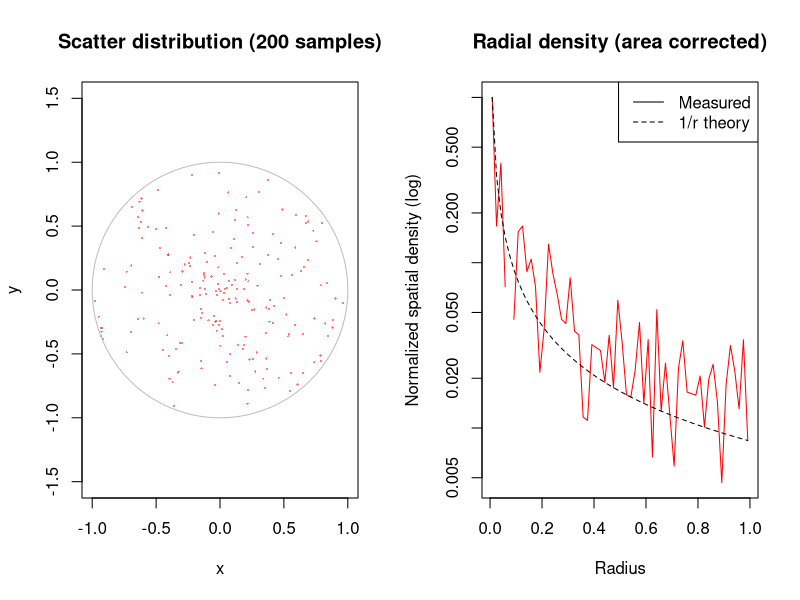
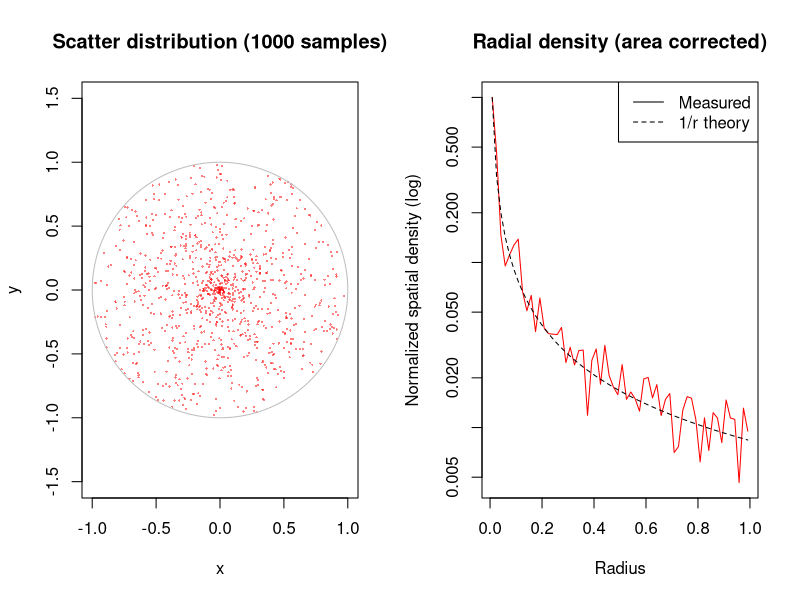
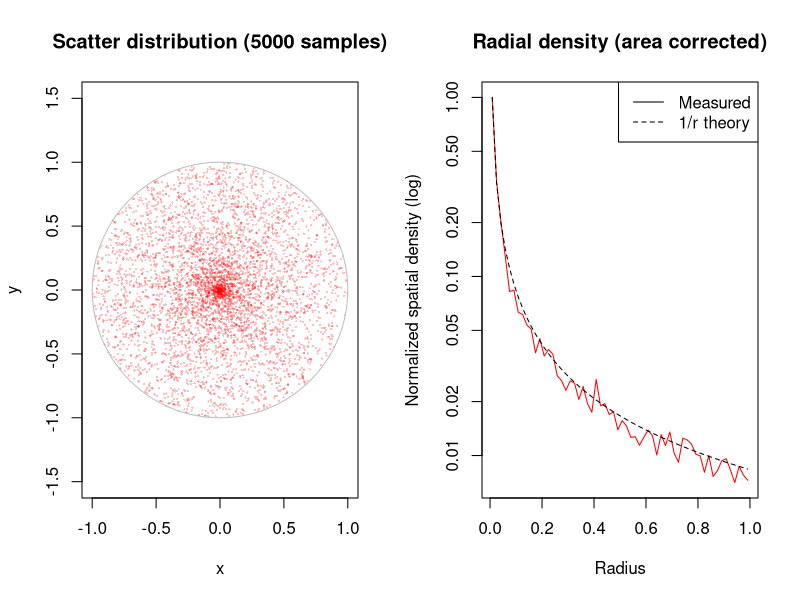
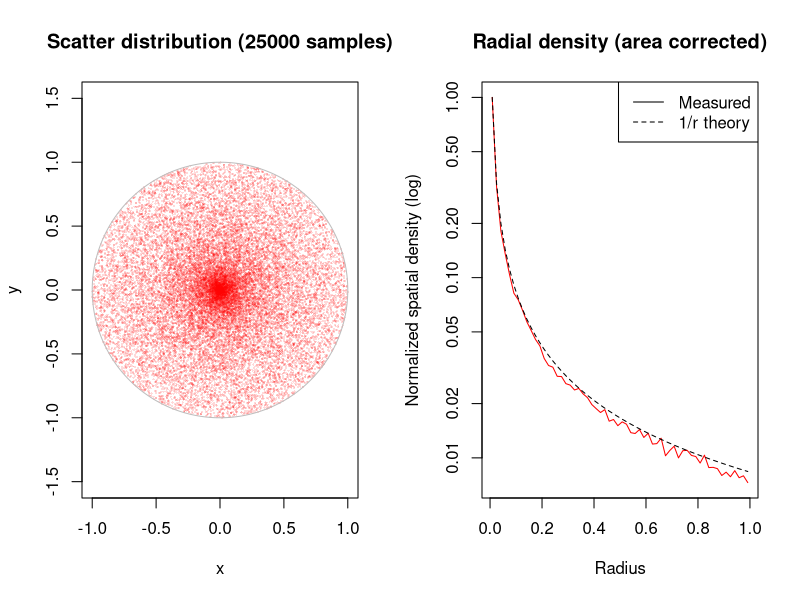
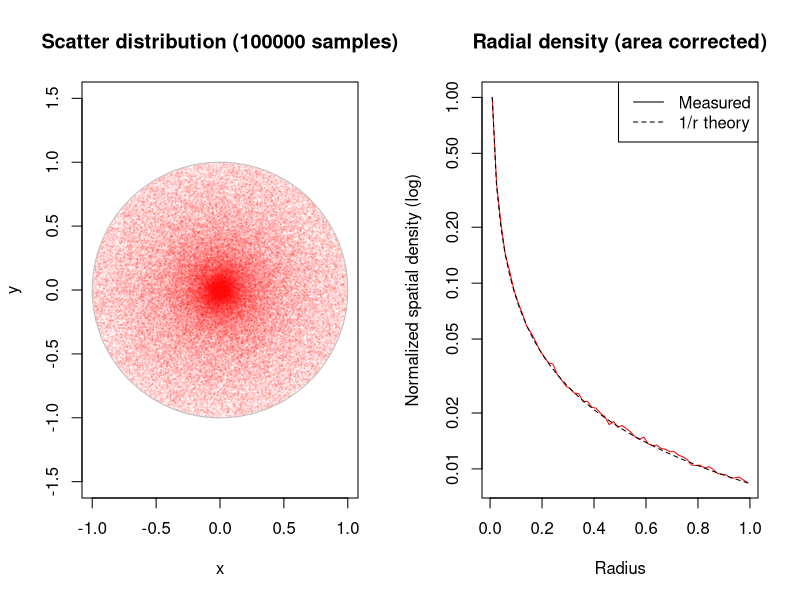
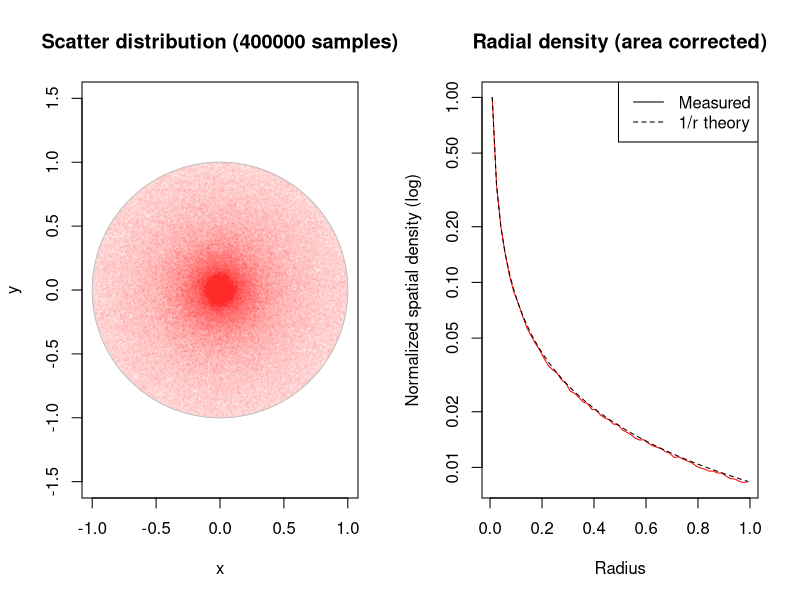
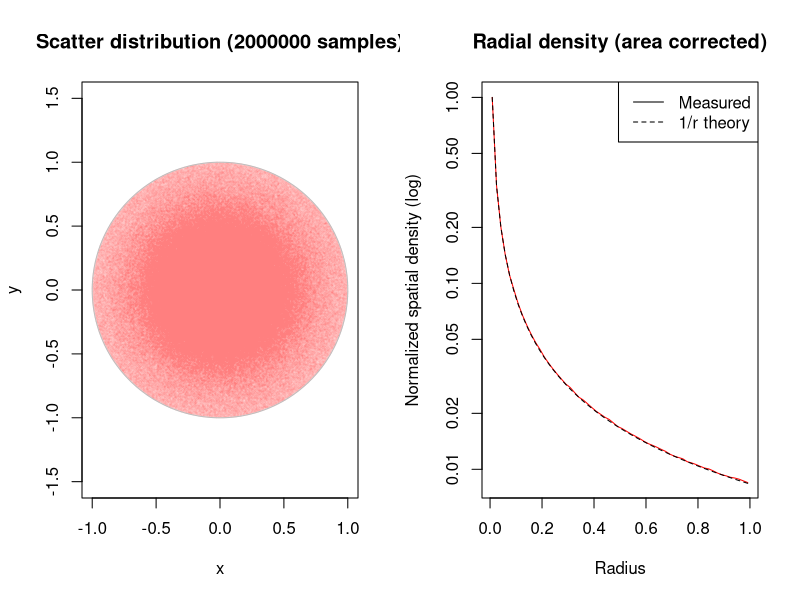

The R script that drew these images, in order:
# Radial scatter: ejercicio estadístico usando la Teoría de los grandes números
# Planteado para añadir jitter en ejercicios de cálculo de distancia focal y relación de aspecto
# pero genera una distribución excesivamente concentrada en el origen

library(Cairo)

radial_scatter <- function(R = 1, n = 200000, bins = 60, alpha = 0.03){
    
    # --- Generate samples ---
    r <- runif(n, 0, R)
    theta <- runif(n, 0, 2*pi)
    x <- r * cos(theta)
    y <- r * sin(theta)
    
    CairoPNG("scatter.png", width=1280, height=1280/2)
    op <- par(mfrow = c(1,2))

    # --- 1. 2D density map ---
    # Scatterplot
    plot(
        x, y, asp = 1,
        pch = 16, cex = 0.3,
        col = rgb(1, 0, 0, alpha),
        xlim = c(-R, R), ylim = c(-R, R),
        xlab = "x", ylab = "y",
        main = paste0("Scatter distribution (", as.integer(n), " samples)")
    )
    
    # Draw boundary circle
    t <- seq(0, 2*pi, length.out = 1000)
    lines(R*cos(t), R*sin(t), lwd = 1, col='gray')
    
    
    # --- 2. Radial density estimation ---
    edges <- seq(0, R, length.out = bins + 1)
    counts <- hist(r, breaks = edges, plot = FALSE)$counts
    
    r_mid <- (edges[-1] + edges[-length(edges)]) / 2
    ring_area <- pi * (edges[-1]^2 - edges[-length(edges)]^2)
    density_area <- counts / ring_area
    density_area <- density_area / max(density_area) # normalize for visual comparison
    
    # Theoretical 1/r curve (scaled)
    theory <- 1 / r_mid
    theory <- theory / max(theory)  # normalize for visual comparison
    
    plot(r_mid, density_area, col='red', type="l",
         xlab="Radius", ylab="Normalized spatial density (log)",
         main="Radial density (area corrected)",
         log="y")  # y-axis on log scale
    lines(r_mid, theory, lty=2)
    legend("topright", legend=c("Measured","1/r theory"), lty=c(1,2))
    
    par(op)
    dev.off()
    
    invisible(data.frame(x=x, y=y, r=r))
}


radial_scatter(R = 1, n = 200, alpha = 0.5)
radial_scatter(R = 1, n = 1000, alpha = 0.5)
radial_scatter(R = 1, n = 5000, alpha = 0.25)
radial_scatter(R = 1, n = 25000, alpha = 0.15)
radial_scatter(R = 1, n = 100000, alpha = 0.05)
radial_scatter(R = 1, n = 400000, alpha = 0.01)
radial_scatter(R = 1, n = 2000000, alpha = 0.002)
